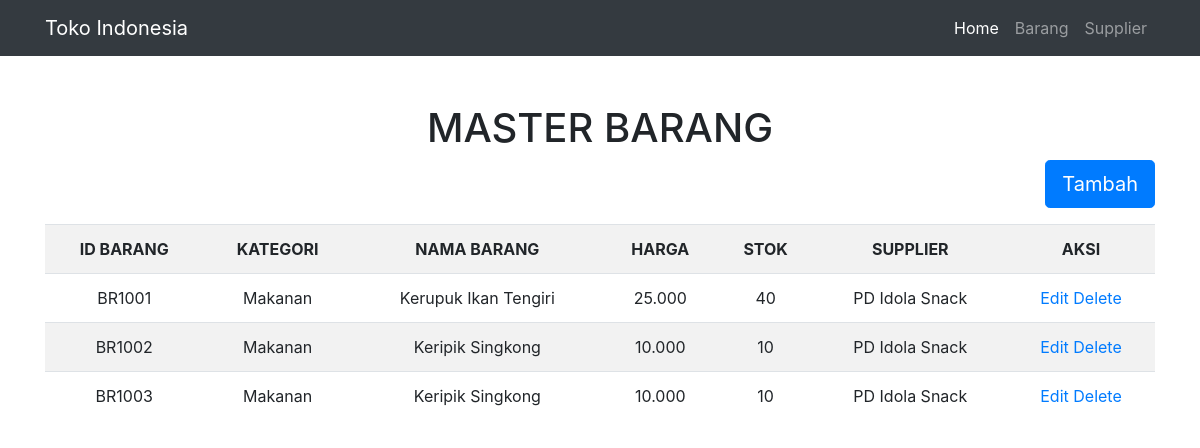
Screenshot of /barang.php with the database file from the repository.
### tables this page shows
CREATE TABLE `barang` (
  `barangId` varchar(40) NOT NULL,
  `barangKategori` varchar(60) DEFAULT NULL,
  `barangNama` varchar(80) DEFAULT NULL,
  `barangHarga` varchar(20) DEFAULT NULL,
  `barangStok` varchar(20) DEFAULT NULL,
  `barangSuplier` varchar(40) DEFAULT NULL
);

CREATE TABLE `supllier` (
  `suplierId` varchar(40) NOT NULL,
  `suplierNama` varchar(120) DEFAULT NULL,
  `suplierAlamat` varchar(250) DEFAULT NULL,
  `suplierKota` varchar(60) DEFAULT NULL,
  `suplierTelepon` varchar(40) DEFAULT NULL
);

### barang.php (the view, shortened to what this page needs)
<!DOCTYPE html>
<html lang="en">
  <head>
    <link href="vendor/bootstrap/css/bootstrap.min.css" rel="stylesheet">
  </head>
  <body>
    <nav class="navbar navbar-expand-lg navbar-dark bg-dark static-top">
      <div class="container">
        <a class="navbar-brand" href="#">Toko Indonesia</a>
        <div class="collapse navbar-collapse" id="navbarResponsive">
          <ul class="navbar-nav ml-auto">
            <li class="nav-item active">
              <a class="nav-link" href="index.php">Home
              </a>
            </li>
            <li class="nav-item">
              <a class="nav-link" href="barang.php">Barang</a>
            </li>
            <li class="nav-item">
              <a class="nav-link" href="supplier.php">Supplier</a>
            </li>
          </ul>
        </div>
      </div>
    </nav>
    <?php
		$conection = new mysqli("localhost", "root", "", "db_toko");
		$sql = "SELECT
					barangId, barangKategori, barangNama, barangHarga, barangStok, suplierNama
				FROM barang
					LEFT JOIN supllier ON barang.barangSuplier=supllier.suplierId
				ORDER BY
					barangId";
		$query = $conection->query($sql);
	?>
    <div class="container">
      <div class="row">
        <div class="col-lg-12 text-center">
          <h1 class="mt-5">MASTER BARANG</h1>
		  <p style="float: right;">
				<a href="tambah_barang.php"><button type="button" class="btn btn-primary btn-lg">Tambah</button></a>
		  </p>
          <table class="table table-striped">
			<tr>
				<th>ID BARANG</th>
				<th>KATEGORI</th>
				<th>NAMA BARANG</th>
				<th>HARGA</th>
				<th>STOK</th>
				<th>SUPPLIER</th>
				<th>AKSI</th>
			</tr>
	<?php
		if($query->num_rows > 0){
			while($row=$query->fetch_array()){
	?>
			<tr>
				<td><?php echo $row['barangId']; ?></td>
				<td><?php echo $row['barangKategori']; ?></td>
				<td><?php echo $row['barangNama']; ?></td>
				<td><?php echo $row['barangHarga']; ?></td>
				<td><?php echo $row['barangStok']; ?></td>
				<td><?php echo $row['suplierNama']; ?></td>
				<td>
					<a href="edit_barang.php?id=<?php echo $row['barangId']; ?>">Edit</a>
					<a href="delete_barang.php?id=<?php echo $row['barangId']; ?>">Delete</a>
				</td>
			</tr>
		<?php } ?>
	<?php } else { ?>
			<tr>
				<td colspan="6">Belum Ada Barang</td>
			</tr>
	<?php } ?>
		  </table>
        </div>
      </div>
    </div>
  </body>
</html>

### rows the page displays
barang: barangId "BR1001", barangKategori "Makanan", barangNama "Kerupuk Ikan Tengiri", barangHarga "25.000", barangStok "40", barangSuplier.suplierNama "PD Idola Snack"
barang: barangId "BR1002", barangKategori "Makanan", barangNama "Keripik Singkong", barangHarga "10.000", barangStok "10", barangSuplier.suplierNama "PD Idola Snack"
barang: barangId "BR1003", barangKategori "Makanan", barangNama "Keripik Singkong", barangHarga "10.000", barangStok "10", barangSuplier.suplierNama "PD Idola Snack"
